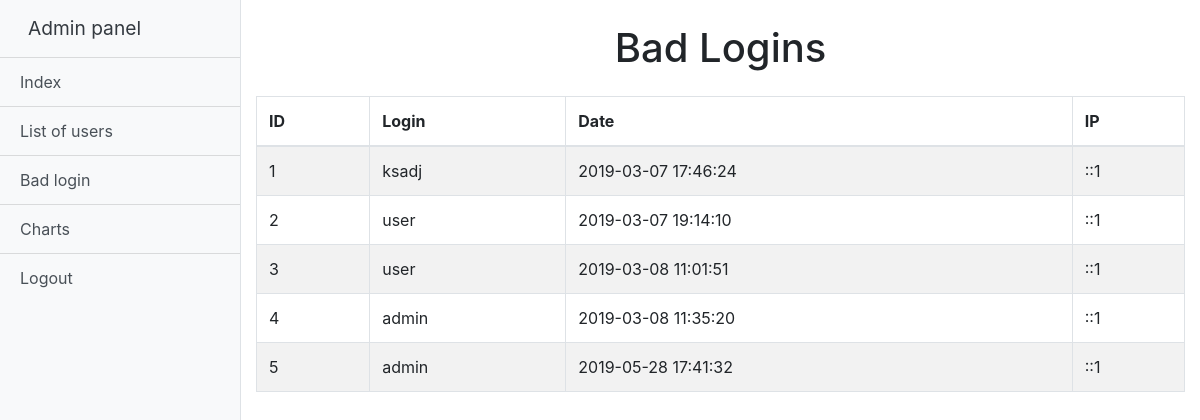
Before: /adminPanel.php?action=badlogin (signed in) with the older database file.
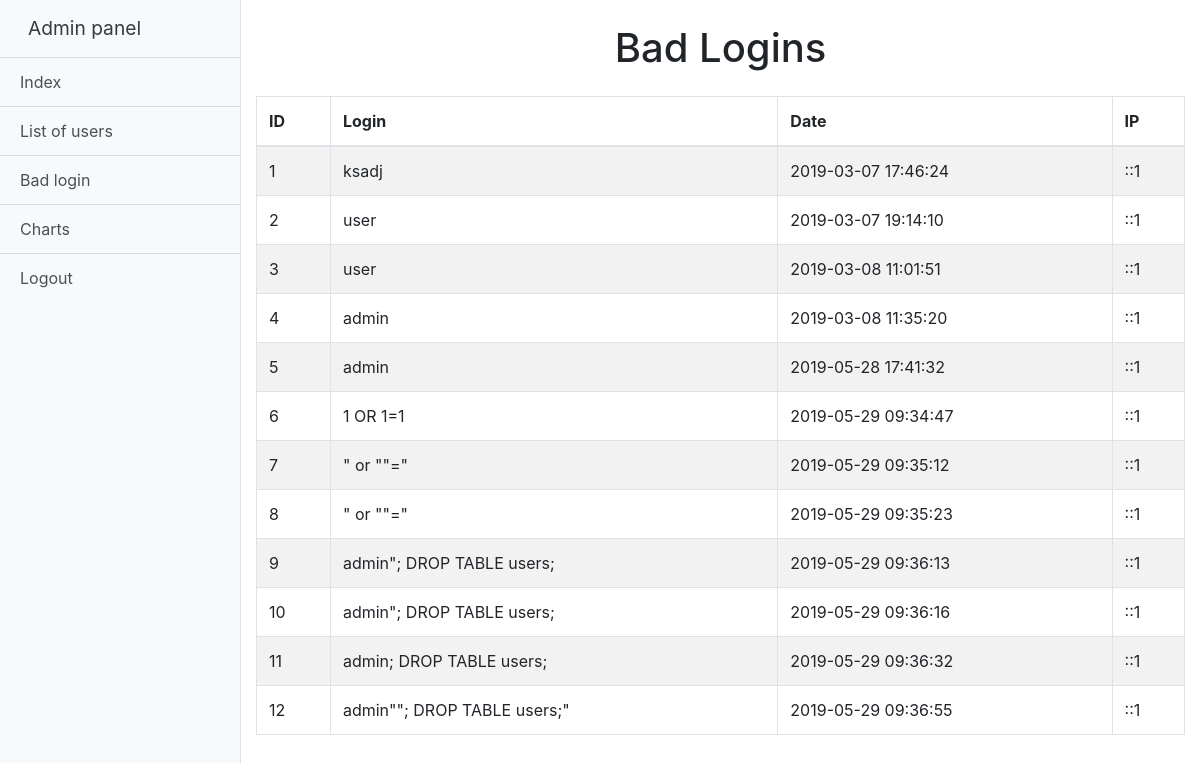
After: the same page with the newer database file.
### tables this page shows
CREATE TABLE "badLogin" (
	`ID`	INTEGER NOT NULL PRIMARY KEY AUTOINCREMENT,
	`login`	TEXT NOT NULL,
	`date`	TEXT NOT NULL,
	`ip`	TEXT NOT NULL
);

### badLogin.php (the view, shortened to what this page needs)
<?php
  if (isset($_SESSION["id"])) {
    $id = $_SESSION["id"];
    try {
      $db = new PDO("sqlite:database.sqlite");
    } catch (PDOException $e) {
      echo "Error!".$e->getMessage();
    }
      $query = "SELECT * FROM users WHERE ID = $id AND perm = 'admin'";
      $result = $db->query($query);
      if ($result === false) {
        header("Location: index.php");
      } else {
        $rows = $result->fetch();
        if ($rows != false) {
?>
<div class="container-fluid mt-4">
  <h1 class="text-center">Bad Logins</h1>
  <table class="table-striped table table-bordered mt-4">
    <thead>
      <tr>
        <th>ID</th>
        <th>Login</th>
        <th>Date</th>
        <th>IP</th>
      </tr>
    </thead>
    <tbody>
      <?php
        try {
          $conn = new PDO("sqlite:database.sqlite");
          $sql = "SELECT * FROM badLogin";
          $result = $conn->query($sql);
          if ($result === false) {
            echo "<SCRIPT type='text/javascript'>
            alert('Error!!!');
              window.location.replace(\"adminPanel.php\");
            </SCRIPT>";
          } else {
            foreach ($result as $value) {
              echo "<tr>";
              echo "<td>".$value["ID"]."</td>";
              echo "<td>".$value["login"]."</td>";
              echo "<td>".$value["date"]."</td>";
              echo "<td>".$value["ip"]."</td>";
              echo "</tr>";
            }
          }
        } catch (PDOException $e) {
          echo "Error!".$e->getMessage();
        }
      ?>
    </tbody>
  </table>
</div>
<?php
} else {
  header("Location: index.php");
}
  }
} else {
  header("Location: index.php");
}
?>

### adminPanel.php (shortened to what this page needs)
<?php session_start();
  if (isset($_SESSION["id"])) {
    $id = $_SESSION["id"];
    try {
      $db = new PDO("sqlite:database.sqlite");
    } catch (PDOException $e) {
      echo "Error!".$e->getMessage();
    }
      $query = "SELECT * FROM users WHERE ID = $id AND perm = 'admin'";
      $result = $db->query($query);
      if (!$result) {
        header("Location: index.php");
      } else {
        $rows = $result->fetch();
        if ($rows) {
?>
<!DOCTYPE html>
<html>
  <head>
  </head>
  <body>
    <div class="d-flex">
    <div class="bg-light border-right" id="sidebar-wrapper">
      <div class="sidebar-heading"><a class="p-2 text-dark" href="adminPanel.php">Admin panel</a></div>
      <div class="list-group list-group-flush">
        <a class="list-group-item list-group-item-action bg-light" href="index.php">Index</a>
      </div>
      <div class="list-group list-group-flush">
        <a class="list-group-item list-group-item-action bg-light" href="adminPanel.php?action=users">List of users</a>
      </div>
      <div class="list-group list-group-flush">
        <a class="list-group-item list-group-item-action bg-light" href="adminPanel.php?action=badlogin">Bad login</a>
      </div>
      <div class="list-group list-group-flush">
        <a class="list-group-item list-group-item-action bg-light" href="adminPanel.php?action=charts">Charts</a>
      </div>
      <div class="list-group list-group-flush">
        <a class="list-group-item list-group-item-action bg-light" href="logout.php">Logout</a>
      </div>
    </div>
    <div id="page-content-wrapper">
      <?php
        if (isset($_GET["action"])) {
          if ($_GET["action"] == 'users') {
            include 'usersList.php';
          } else if ($_GET["action"] == 'badlogin') {
            include 'badLogin.php';
          } else if ($_GET["action"] == 'charts') {
            include 'charts.php';
          } else if ($_GET['action'] == 'success') {
            echo "<div class='container-fluid mt-4'>
                <h1 class='text-center'>Action performed succesfully!</h1>
                </div>
                ";
          }
        }
      ?>
    </div>
  </div>
  </body>
</html>
<?php
} else {
  header("Location: index.php");
}
  }
} else {
  header("Location: index.php");
}
?>

### css/sidebar.css (style rules this page uses)
body { overflow-x: hidden; }
#sidebar-wrapper { min-height: 100vh; margin-left: -15rem; -webkit-transition: margin .25s ease-out; -moz-transition: margin .25s ease-out; -o-transition: margin .25s ease-out; transition: margin .25s ease-out; }
#sidebar-wrapper .sidebar-heading { padding: 0.875rem 1.25rem; font-size: 1.2rem; }
#sidebar-wrapper .list-group { width: 15rem; }
#page-content-wrapper { min-width: 100vw; }
@media (min-width: 768px) { #sidebar-wrapper { margin-left: 0; } }
@media (min-width: 768px) { #page-content-wrapper { min-width: 0; width: 100%; } }

Changed rows visible on the page:
added badlogin: ID "6", login "1 OR 1=1", date "2019-05-29 09:34:47", ip "::1"
added badlogin: ID "7", login "\" or \"\"=\"", date "2019-05-29 09:35:12", ip "::1"
added badlogin: ID "8", login "\" or \"\"=\"", date "2019-05-29 09:35:23", ip "::1"
added badlogin: ID "9", login "admin\"; DROP TABLE users;", date "2019-05-29 09:36:13", ip "::1"
added badlogin: ID "10", login "admin\"; DROP TABLE users;", date "2019-05-29 09:36:16", ip "::1"
added badlogin: ID "11", login "admin; DROP TABLE users;", date "2019-05-29 09:36:32", ip "::1"
added badlogin: ID "12", login "admin\"\"; DROP TABLE users;\"", date "2019-05-29 09:36:55", ip "::1"
